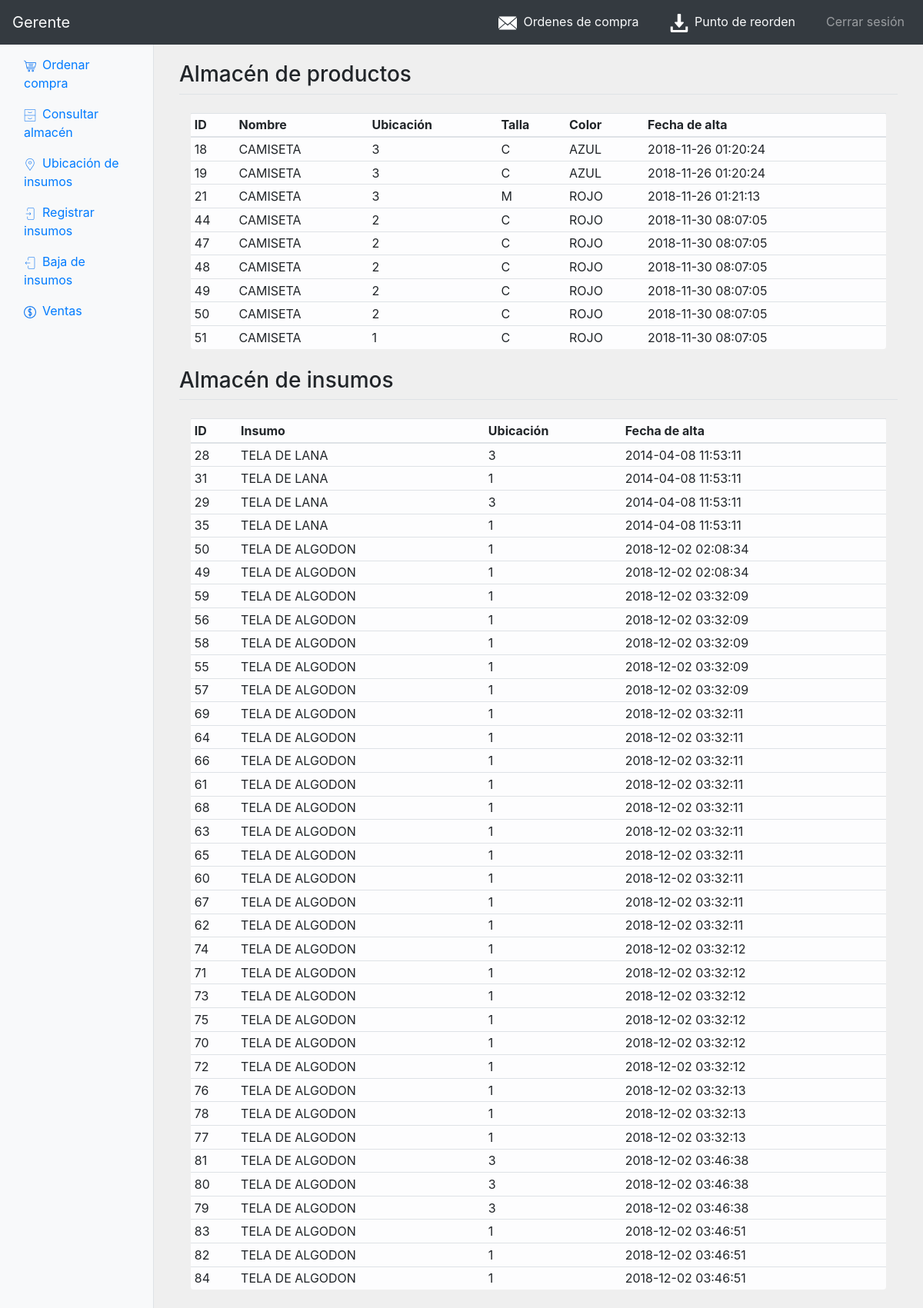
/g-consultarAlmacen.php (signed in), run on the app's committed database.
### tables this page shows
CREATE TABLE `almacenproductos` (
  `id` int(11) NOT NULL,
  `idProducto` int(11) NOT NULL,
  `ubicacion` int(11) NOT NULL,
  `fechaAlta` datetime NOT NULL,
  `talla` varchar(1) NOT NULL,
  `color` varchar(45) NOT NULL
);

CREATE TABLE `producto` (
  `id` int(11) NOT NULL,
  `nombre` varchar(45) NOT NULL,
  `descripcion` varchar(45) NOT NULL,
  `precio` decimal(10,2) NOT NULL,
  `img` varchar(80) NOT NULL,
  `idInsumo` int(11) NOT NULL,
  `cantidadChico` int(11) NOT NULL
);

CREATE TABLE `almaceninsumos` (
  `id` int(11) NOT NULL,
  `idInsumo` int(11) NOT NULL,
  `ubicacion` int(11) NOT NULL,
  `fechaAlta` datetime NOT NULL
);

CREATE TABLE `insumo` (
  `id` int(11) NOT NULL,
  `nombre` varchar(45) NOT NULL
);

### g-consultarAlmacen.php (the view, shortened to what this page needs)
<?php
  include_once "templates/header.php";
  include_once "templates/navbarGerente.php";
?>
    <div class="col-12 col-md-9 col-lg-10 px-4 px-sm-5 pt-4 sidebar-left ">
      <div class="row border-bottom">
        <h3>Almacén de productos</h3>
      </div>
      <table class="table table-hover table-responsive-md table-light rounded table-sm my-4">
        <thead>
          <tr>
            <th>ID</th>
            <th>Nombre</th>
            <th>Ubicación</th>
            <th>Talla</th>
            <th>Color</th>
            <th>Fecha de alta</th>
          </tr>
        </thead>
        <tbody>
          <?php
            $consultaAlmacenP = "SELECT a.id,b.nombre,a.ubicacion,a.fechaAlta,a.talla,a.color FROM almacenproductos a INNER JOIN producto b ON a.idProducto=b.id  ORDER BY fechaAlta ASC";
            if($resultado=$conn->query($consultaAlmacenP)){
              while ($productoAlmacen=mysqli_fetch_array($resultado)) {
                echo "<tr>";
                echo '<td>'.$productoAlmacen[id].'</td>';
                echo '<td>'.$productoAlmacen[nombre].'</td>';
                echo '<td>'.$productoAlmacen[ubicacion].'</td>';
                echo '<td>'.$productoAlmacen[talla].'</td>';
                echo '<td>'.$productoAlmacen[color].'</td>';
                echo '<td>'.$productoAlmacen[fechaAlta].'</td>';
                echo "</tr>";
              }
            }
            else {
              echo "Error";
            }
          ?>
        </tbody>
      </table>
      <div class="row border-bottom mt-4">
        <h3>Almacén de insumos</h3>
      </div>
      <table class="table table-hover table-responsive-md table-light rounded table-sm my-4">
        <thead>
          <tr>
            <th>ID</th>
            <th>Insumo</th>
            <th>Ubicación</th>
            <th>Fecha de alta</th>
          </tr>
        </thead>
        <tbody>
          <?php
            $consultaAlmacenI = "SELECT a.id,b.nombre,a.ubicacion,a.fechaAlta FROM almaceninsumos a INNER JOIN insumo b ON a.idInsumo=b.id  ORDER BY fechaAlta ASC";
            if($resultado=$conn->query($consultaAlmacenI)){
              while ($insumoAlmacen=mysqli_fetch_array($resultado)) {
                echo "<tr>";
                echo '<td>'.$insumoAlmacen[id].'</td>';
                echo '<td>'.$insumoAlmacen[nombre].'</td>';
                echo '<td>'.$insumoAlmacen[ubicacion].'</td>';
                echo '<td>'.$insumoAlmacen[fechaAlta].'</td>';
                echo "</tr>";
              }
            }
            else {
              echo "Error";
            }
          ?>
        </tbody>
      </table>
    </div>
  </div>
</div>
<?php include_once "templates/scripts.php"?>

### css/estilos.css (style rules this page uses)
html, body { height:100%; }
.bgcol { background-color: #efefef; }
.sidebar-left { margin-top: 56px; height: calc(100vh - 56px); }

### templates/navbarGerente.php (style rules this page uses)
.sidebar-left { position: sticky; overflow-x: hidden; overflow-y: auto; }

### data on the page
almacenproductos: id "18", idProducto.nombre "CAMISETA", ubicacion "3", talla "C", color "AZUL", fechaAlta "2018-11-26 01:20:24"
almacenproductos: id "19", idProducto.nombre "CAMISETA", ubicacion "3", talla "C", color "AZUL", fechaAlta "2018-11-26 01:20:24"
almacenproductos: id "21", idProducto.nombre "CAMISETA", ubicacion "3", talla "M", color "ROJO", fechaAlta "2018-11-26 01:21:13"
almacenproductos: id "44", idProducto.nombre "CAMISETA", ubicacion "2", talla "C", color "ROJO", fechaAlta "2018-11-30 08:07:05"
almacenproductos: id "47", idProducto.nombre "CAMISETA", ubicacion "2", talla "C", color "ROJO", fechaAlta "2018-11-30 08:07:05"
almacenproductos: id "48", idProducto.nombre "CAMISETA", ubicacion "2", talla "C", color "ROJO", fechaAlta "2018-11-30 08:07:05"
almacenproductos: id "49", idProducto.nombre "CAMISETA", ubicacion "2", talla "C", color "ROJO", fechaAlta "2018-11-30 08:07:05"
almacenproductos: id "50", idProducto.nombre "CAMISETA", ubicacion "2", talla "C", color "ROJO", fechaAlta "2018-11-30 08:07:05"
almacenproductos: id "51", idProducto.nombre "CAMISETA", ubicacion "1", talla "C", color "ROJO", fechaAlta "2018-11-30 08:07:05"
almaceninsumos: id "28", idInsumo.nombre "TELA DE LANA", ubicacion "3", fechaAlta "2014-04-08 11:53:11"
almaceninsumos: id "31", idInsumo.nombre "TELA DE LANA", ubicacion "1", fechaAlta "2014-04-08 11:53:11"
almaceninsumos: id "29", idInsumo.nombre "TELA DE LANA", ubicacion "3", fechaAlta "2014-04-08 11:53:11"
almaceninsumos: id "35", idInsumo.nombre "TELA DE LANA", ubicacion "1", fechaAlta "2014-04-08 11:53:11"
almaceninsumos: id "50", idInsumo.nombre "TELA DE ALGODON", ubicacion "1", fechaAlta "2018-12-02 02:08:34"
almaceninsumos: id "49", idInsumo.nombre "TELA DE ALGODON", ubicacion "1", fechaAlta "2018-12-02 02:08:34"
almaceninsumos: id "59", idInsumo.nombre "TELA DE ALGODON", ubicacion "1", fechaAlta "2018-12-02 03:32:09"
almaceninsumos: id "56", idInsumo.nombre "TELA DE ALGODON", ubicacion "1", fechaAlta "2018-12-02 03:32:09"
almaceninsumos: id "58", idInsumo.nombre "TELA DE ALGODON", ubicacion "1", fechaAlta "2018-12-02 03:32:09"
almaceninsumos: id "55", idInsumo.nombre "TELA DE ALGODON", ubicacion "1", fechaAlta "2018-12-02 03:32:09"
almaceninsumos: id "57", idInsumo.nombre "TELA DE ALGODON", ubicacion "1", fechaAlta "2018-12-02 03:32:09"
almaceninsumos: id "69", idInsumo.nombre "TELA DE ALGODON", ubicacion "1", fechaAlta "2018-12-02 03:32:11"
almaceninsumos: id "64", idInsumo.nombre "TELA DE ALGODON", ubicacion "1", fechaAlta "2018-12-02 03:32:11"
almaceninsumos: id "66", idInsumo.nombre "TELA DE ALGODON", ubicacion "1", fechaAlta "2018-12-02 03:32:11"
almaceninsumos: id "61", idInsumo.nombre "TELA DE ALGODON", ubicacion "1", fechaAlta "2018-12-02 03:32:11"
almaceninsumos: id "68", idInsumo.nombre "TELA DE ALGODON", ubicacion "1", fechaAlta "2018-12-02 03:32:11"
almaceninsumos: id "63", idInsumo.nombre "TELA DE ALGODON", ubicacion "1", fechaAlta "2018-12-02 03:32:11"
almaceninsumos: id "65", idInsumo.nombre "TELA DE ALGODON", ubicacion "1", fechaAlta "2018-12-02 03:32:11"
almaceninsumos: id "60", idInsumo.nombre "TELA DE ALGODON", ubicacion "1", fechaAlta "2018-12-02 03:32:11"
almaceninsumos: id "67", idInsumo.nombre "TELA DE ALGODON", ubicacion "1", fechaAlta "2018-12-02 03:32:11"
almaceninsumos: id "62", idInsumo.nombre "TELA DE ALGODON", ubicacion "1", fechaAlta "2018-12-02 03:32:11"
almaceninsumos: id "74", idInsumo.nombre "TELA DE ALGODON", ubicacion "1", fechaAlta "2018-12-02 03:32:12"
almaceninsumos: id "71", idInsumo.nombre "TELA DE ALGODON", ubicacion "1", fechaAlta "2018-12-02 03:32:12"
almaceninsumos: id "73", idInsumo.nombre "TELA DE ALGODON", ubicacion "1", fechaAlta "2018-12-02 03:32:12"
almaceninsumos: id "75", idInsumo.nombre "TELA DE ALGODON", ubicacion "1", fechaAlta "2018-12-02 03:32:12"
almaceninsumos: id "70", idInsumo.nombre "TELA DE ALGODON", ubicacion "1", fechaAlta "2018-12-02 03:32:12"
almaceninsumos: id "72", idInsumo.nombre "TELA DE ALGODON", ubicacion "1", fechaAlta "2018-12-02 03:32:12"
almaceninsumos: id "76", idInsumo.nombre "TELA DE ALGODON", ubicacion "1", fechaAlta "2018-12-02 03:32:13"
almaceninsumos: id "78", idInsumo.nombre "TELA DE ALGODON", ubicacion "1", fechaAlta "2018-12-02 03:32:13"
almaceninsumos: id "77", idInsumo.nombre "TELA DE ALGODON", ubicacion "1", fechaAlta "2018-12-02 03:32:13"
almaceninsumos: id "81", idInsumo.nombre "TELA DE ALGODON", ubicacion "3", fechaAlta "2018-12-02 03:46:38"
almaceninsumos: id "80", idInsumo.nombre "TELA DE ALGODON", ubicacion "3", fechaAlta "2018-12-02 03:46:38"
almaceninsumos: id "79", idInsumo.nombre "TELA DE ALGODON", ubicacion "3", fechaAlta "2018-12-02 03:46:38"
almaceninsumos: id "83", idInsumo.nombre "TELA DE ALGODON", ubicacion "1", fechaAlta "2018-12-02 03:46:51"
almaceninsumos: id "82", idInsumo.nombre "TELA DE ALGODON", ubicacion "1", fechaAlta "2018-12-02 03:46:51"
almaceninsumos: id "84", idInsumo.nombre "TELA DE ALGODON", ubicacion "1", fechaAlta "2018-12-02 03:46:51"
